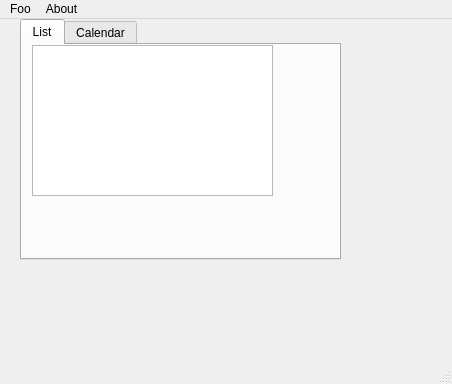
<?xml version="1.0" encoding="UTF-8"?>
<ui version="4.0">
 <class>MainWindow</class>
 <widget class="QMainWindow" name="MainWindow">
  <property name="geometry">
   <rect>
    <x>0</x>
    <y>0</y>
    <width>452</width>
    <height>384</height>
   </rect>
  </property>
  <property name="windowTitle">
   <string>MainWindow</string>
  </property>
  <widget class="QWidget" name="centralwidget">
   <widget class="QTabWidget" name="tabWidget">
    <property name="geometry">
     <rect>
      <x>20</x>
      <y>0</y>
      <width>321</width>
      <height>241</height>
     </rect>
    </property>
    <property name="toolTip">
     <string>click me</string>
    </property>
    <property name="currentIndex">
     <number>0</number>
    </property>
    <widget class="QWidget" name="tab">
     <attribute name="title">
      <string>List</string>
     </attribute>
     <widget class="QWidget" name="verticalLayoutWidget">
      <property name="geometry">
       <rect>
        <x>10</x>
        <y>0</y>
        <width>241</width>
        <height>151</height>
       </rect>
      </property>
      <layout class="QVBoxLayout" name="verticalLayout">
       <item>
        <widget class="QListView" name="listView"/>
       </item>
      </layout>
     </widget>
    </widget>
    <widget class="QWidget" name="tab_2">
     <attribute name="title">
      <string>Calendar</string>
     </attribute>
     <widget class="QCalendarWidget" name="calendarWidget">
      <property name="geometry">
       <rect>
        <x>0</x>
        <y>10</y>
        <width>304</width>
        <height>145</height>
       </rect>
      </property>
     </widget>
    </widget>
   </widget>
   <widget class="AnalogClock" name="analogClock">
    <property name="geometry">
     <rect>
      <x>170</x>
      <y>240</y>
      <width>100</width>
      <height>100</height>
     </rect>
    </property>
    <property name="toolTip">
     <string>The current time</string>
    </property>
    <property name="whatsThis">
     <string>The analog clock widget displays the current time.</string>
    </property>
   </widget>
  </widget>
  <widget class="QMenuBar" name="menubar">
   <property name="geometry">
    <rect>
     <x>0</x>
     <y>0</y>
     <width>452</width>
     <height>22</height>
    </rect>
   </property>
   <widget class="QMenu" name="menuFoo">
    <property name="title">
     <string>Foo</string>
    </property>
    <addaction name="action_Save"/>
    <addaction name="action_Quit"/>
   </widget>
   <widget class="QMenu" name="menuAbout">
    <property name="title">
     <string>About</string>
    </property>
    <addaction name="action_About"/>
   </widget>
   <addaction name="menuFoo"/>
   <addaction name="menuAbout"/>
  </widget>
  <widget class="QStatusBar" name="statusbar"/>
  <action name="action_Save">
   <property name="text">
    <string>&amp;Save</string>
   </property>
  </action>
  <action name="action_Quit">
   <property name="text">
    <string>&amp;Quit</string>
   </property>
  </action>
  <action name="action_About">
   <property name="text">
    <string>&amp;About</string>
   </property>
  </action>
 </widget>
 <customwidgets>
  <customwidget>
   <class>AnalogClock</class>
   <extends>QWidget</extends>
   <header>analogclock.h</header>
  </customwidget>
 </customwidgets>
 <resources/>
 <connections/>
</ui>
